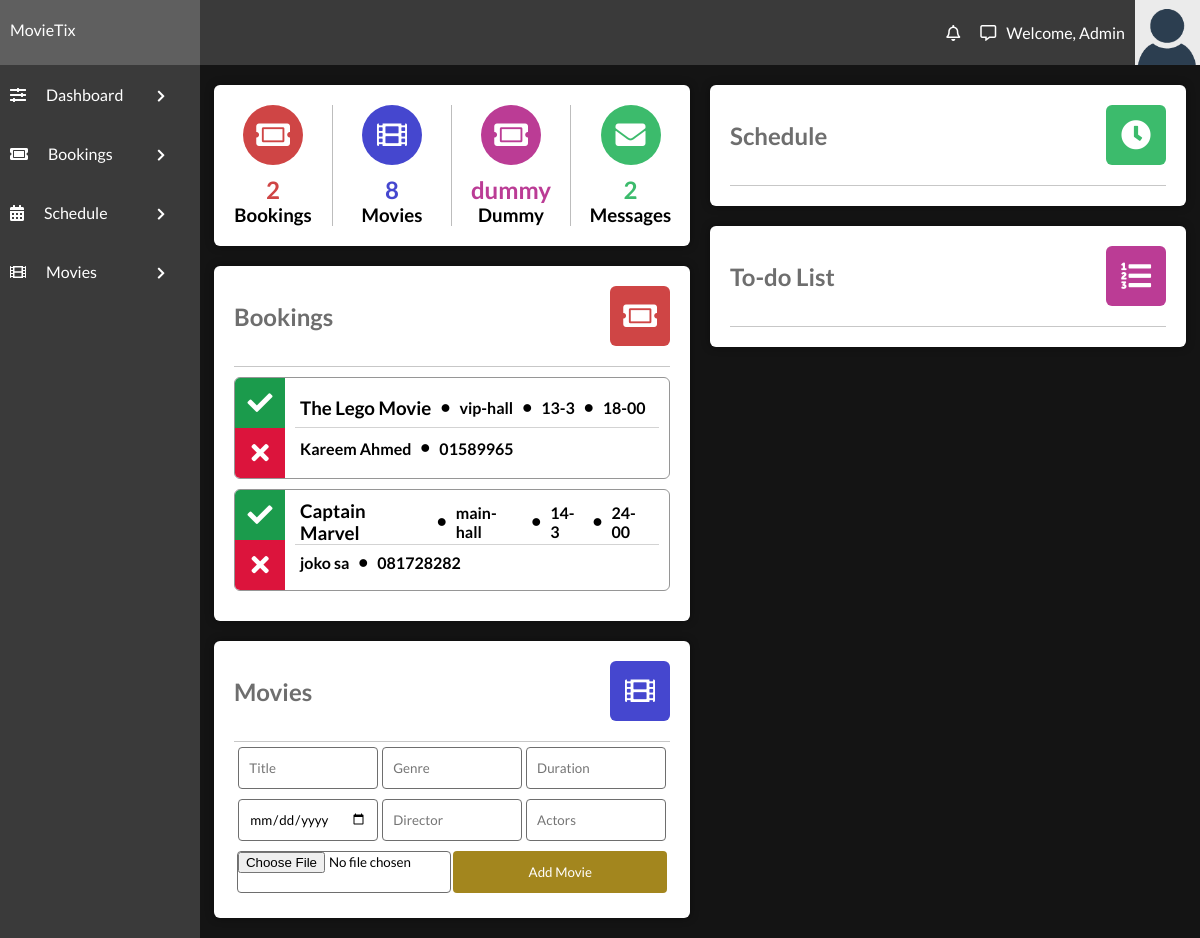
/admin/admin.php, run on the app's committed database.
### tables this page shows
CREATE TABLE `bookingtable` (
  `bookingID` int(11) NOT NULL,
  `movieName` varchar(100) DEFAULT NULL,
  `bookingTheatre` varchar(100) NOT NULL,
  `bookingType` varchar(100) DEFAULT NULL,
  `bookingDate` varchar(50) NOT NULL,
  `bookingTime` varchar(50) NOT NULL,
  `bookingFName` varchar(100) NOT NULL,
  `bookingLName` varchar(100) DEFAULT NULL,
  `bookingPNumber` varchar(12) NOT NULL
);

### admin/admin.php (the view, shortened to what this page needs)
<!DOCTYPE html>
<html lang="en">
<head>
    <link rel="stylesheet" href="../style/styles.css">
    <link rel="stylesheet" href="https://use.fontawesome.com/releases/v5.7.2/css/all.css"
>
</head>
<body>
    <?php
    $link = mysqli_connect("localhost", "root", "", "cinema_db");
    $sql = "SELECT * FROM bookingTable";
    $bookingsNo=mysqli_num_rows(mysqli_query($link, $sql));
    $messagesNo=mysqli_num_rows(mysqli_query($link, "SELECT * FROM feedbackTable"));
    $moviesNo=mysqli_num_rows(mysqli_query($link, "SELECT * FROM movieTable"));
    ?>
    <div class="admin-section-header">
        <div class="admin-logo">
            MovieTix
        </div>
        <div class="admin-login-info">
            <i class="far fa-bell admin-notification-button"></i>
            <i class="far fa-comment-alt"></i>
            <a href="#">Welcome, Admin</a>
            <img class="admin-user-avatar" src="../img/avatar.png" alt="">
        </div>
    </div>
    <div class="admin-container">
        <div class="admin-section admin-section1 ">
            <ul>
                <li><i class="fas fa-sliders-h"></i><a href="admin.php">Dashboard </a><i class="fas admin-dropdown fa-chevron-right"></i></li>
                <li><i class="fas fa-ticket-alt"></i><a href="">Bookings</a> <i class="fas admin-dropdown fa-chevron-right"></i></li>
                <li class="admin-navigation-schedule"><i class="fas fa-calendar-alt"></i>Schedule <i
                        class="fas admin-dropdown fa-chevron-right"></i>
                </li>
                <li><i class="fas fa-film"></i>Movies <i class="fas admin-dropdown fa-chevron-right"></i></li>
            </ul>
        </div>
        <div class="admin-section admin-section2">
            <div class="admin-section-column">
                <div class="admin-section-panel admin-section-stats">
                    <div class="admin-section-stats-panel">
                        <i class="fas fa-ticket-alt" style="background-color: #cf4545"></i>
                        <h2 style="color: #cf4545"><?php echo $bookingsNo ?></h2>
                        <h3>Bookings</h3>
                    </div>
                    <div class="admin-section-stats-panel">
                        <i class="fas fa-film" style="background-color: #4547cf"></i>
                        <h2 style="color: #4547cf"><?php echo $moviesNo ?></h2>
                        <h3>Movies</h3>
                    </div>
                    <div class="admin-section-stats-panel">
                        <i class="fas fa-ticket-alt" style="background-color: #bb3c95"></i>
                        <h2 style="color: #bb3c95">dummy</h2>
                        <h3>Dummy</h3>
                    </div>
                    <div class="admin-section-stats-panel" style="border: none">
                        <i class="fas fa-envelope" style="background-color: #3cbb6c"></i>
                        <h2 style="color: #3cbb6c"><?php echo $messagesNo ?></h2>
                        <h3>Messages</h3>
                    </div>
                </div>
                <div class="admin-section-panel admin-section-panel1">
                    <div class="admin-panel-section-header">
                        <h2>Bookings</h2>
                        <i class="fas fa-ticket-alt" style="background-color: #cf4545"></i>
                    </div>
                    <div class="admin-panel-section-content">
                        <?php
                        if($result = mysqli_query($link, $sql)){
                            if(mysqli_num_rows($result) > 0){
                                while($row = mysqli_fetch_array($result)){
                                    echo "<div class=\"admin-panel-section-booking-item\">\n";
                                    echo "                            <div class=\"admin-panel-section-booking-response\">\n";
                                    echo "                                <i class=\"fas fa-check accept-booking\" title=\"Verify booking\"></i>\n";
                                    echo "                                <a href='deleteBooking.php?id=".$row['bookingID']."'><i class=\"fas fa-times decline-booking\" title=\"Reject booking\"></i></a>\n";
                                    echo "                            </div>\n";
                                    echo "                            <div class=\"admin-panel-section-booking-info\">\n";
                                    echo "                                <div>\n";
                                    echo "                                    <h3>". $row['movieName'] ."</h3>\n";
                                    echo "                                    <i class=\"fas fa-circle \"></i>\n";
                                    echo "                                    <h4>". $row['bookingTheatre'] ."</h4>\n";
                                    echo "                                    <i class=\"fas fa-circle \"></i>\n";
                                    echo "                                    <h4>". $row['bookingDate'] ."</h4>\n";
                                    echo "                                    <i class=\"fas fa-circle \"></i>\n";
                                    echo "                                    <h4>". $row['bookingTime'] ."</h4>\n";
                                    echo "                                </div>\n";
                                    echo "                                <div>\n";
                                    echo "                                    <h4>". $row['bookingFName'] ." ". $row['bookingLName'] ."</h4>\n";
                                    echo "                                    <i class=\"fas fa-circle\"></i>\n";
                                    echo "                                    <h4>". $row['bookingPNumber'] ."</h4>\n";
                                    echo "                                </div>\n";
                                    echo "                            </div>\n";
                                    echo "                        </div>";
                                }
                            } else{
                                echo '<h4 class="no-annot">No Bookings right now</h4>';
                            }
                        } else{
                            echo "ERROR: Could not able to execute $sql. " . mysqli_error($link);
                        }
                        ?>
                    </div>
                </div>
                <div class="admin-section-panel admin-section-panel2">
                    <div class="admin-panel-section-header">
                        <h2>Movies</h2>
                        <i class="fas fa-film" style="background-color: #4547cf"></i>
                    </div>
                    <form action="" method="POST">
                        <input placeholder="Title" type="text" name="movieTitle" required>
                        <input placeholder="Genre" type="text" name="movieGenre" required>
                        <input placeholder="Duration" type="number" name="movieDuration" required>
                        <input placeholder="Release Date" type="date" name="movieRelDate" required>
                        <input placeholder="Director" type="text" name="movieDirector" required>
                        <input placeholder="Actors" type="text" name="movieActors" required>
                        <input type="file" name="movieImg" accept="image/*">
                        <button type="submit" value="submit" name="submit" class="form-btn">Add Movie</button>
                    </form>
                </div>
            </div>
            <div class="admin-section-column">
                <div class="admin-section-panel admin-section-panel4">
                    <div class="admin-panel-section-header">
                        <h2>Schedule</h2>
                        <i class="fas fa-clock" style="background-color: #3cbb6c"></i>
                    </div>
                </div>
                <div class="admin-section-panel admin-section-panel5">
                    <div class="admin-panel-section-header">
                        <h2>To-do List</h2>
                        <i class="fas fa-list-ol" style="background-color: #bb3c95"></i>
                    </div>
                </div>
            </div>
        </div>
    </div>
</body>
</html>

### style/styles.css (style rules this page uses)
* { margin: 0; padding: 0; box-sizing: border-box; font-family: 'Lato', sans-serif; text-decoration: none; color: unset; }
body { background-color: #141414; }
.admin-dropdown { float: right; font-style: normal; margin-left: 3px; font-size: 13px; position: absolute; right: 15px; top: 25px; margin: 0; }
.admin-section-header { color: #FFF; width: 100%; background-color: #3a3a3a; display: grid; grid-template-columns: 1fr 5fr; }
.admin-user-avatar { width: 65px; }
.admin-login-info { display: flex; align-items: center; justify-content: flex-end; }
.admin-login-info i { margin: 0 10px; cursor: pointer; }
.admin-login-info img { margin-left: 10px; }
.admin-logo { padding: 20px 10px; background-color: #5f5f5f; }
.admin-container { display: grid; grid-template-columns: 1fr 5fr; }
.admin-section1 { background-color: #3a3a3a; height: 100%; }
.admin-section1 ul li { width: 100%; padding: 20px 10px; background-color: #3a3a3a; color: #FFF; transition: all 0.3s ease; position: relative; cursor: pointer; }
.admin-section1 ul li i { margin-right: 20px; }
.admin-section2 { display: flex; flex-wrap: wrap; padding: 0 4px; }
.admin-section-column { flex: 50%; max-width: 50%; padding: 0 10px; }
.admin-section-panel { width: 100%; vertical-align: middle; background-color: #FFF; -webkit-border-radius: 6px; -moz-border-radius: 6px; border-radius: 6px; -webkit-box-shadow: 0px 0px 9px 0px rgba(0, 0, 0, 0.40); -moz-box-shadow: 0px 0px 9px 0px rgba(0, 0, 0, 0.40); box-shadow: 0px 0px 9px 0px rgba(0, 0, 0, 0.40); padding: 20px; margin: 20px 0; }
.admin-panel-section-header { display: flex; align-items: center; justify-content: flex-start; padding-bottom: 20px; border-bottom: #c7c7c7 1px solid; }
.admin-panel-section-header>h2 { color: #6e6e6e; }
.admin-panel-section-header>i { text-align: center; font-size: 30px; color: white; height: 60px; width: 60px; border-radius: 10%; line-height: 60px; transition: all 0.5s ease; margin-left: auto; cursor: pointer; }
.admin-section-stats { display: flex; padding: 20px 0; }
.admin-section-stats-panel { flex: 25%; max-width: 25%; text-align: center; border-right: #bdbdbd 1px solid; }
.admin-section-stats-panel>i { font-size: 30px; color: white; height: 60px; width: 60px; border-radius: 50%; line-height: 60px; transition: all 0.5s ease; margin-bottom: 10px; }
.admin-panel-section-booking-item { background-color: none; -webkit-border-radius: 6px; -moz-border-radius: 6px; border-radius: 6px; border: #969696 1px solid; margin: 10px 0; overflow: hidden; display: flex; transition: all 0.6s ease; }
.admin-panel-section-booking-response i { font-size: 25px; height: 50px; width: 50px; color: #FFF; line-height: 50px; text-align: center; display: block; cursor: pointer; }
.admin-panel-section-booking-response .accept-booking { background-color: #1b9b4c; }
.admin-panel-section-booking-response .decline-booking { background-color: #dc143c; }
.admin-panel-section-booking-info { margin: 10px 10px; display: flex; flex: 100%; flex-direction: column; justify-content: center; }
.admin-panel-section-booking-info div:first-child { border-bottom: #d3d3d3 1px solid; }
.admin-panel-section-booking-info>div { height: 100%; display: flex; }
.admin-panel-section-booking-info>div>* { display: inline-block; margin: auto 5px; }
.admin-panel-section-booking-info>div .fa-circle { font-size: 8px; }
.admin-section-panel2 form { display: flex; justify-content: space-evenly; flex-wrap: wrap; align-items: center; }
.admin-section-panel2 form input { border-radius: 4px; border: 1px solid #6e6e6e; padding: 10px; width: 32%; height: 42px; margin: 5px 0; }
.admin-section-panel2 form input[type="file"] { width: 49%; padding: 0; }
.admin-section-panel2 form button { border-radius: 4px; border: none; padding: 10px; width: 49%; text-align: center; background-color: #a3861e; color: #FFF; transition: all 0.7s ease; cursor: pointer; height: 42px; }

### data on the page
bookingtable: movieName "The Lego Movie", bookingTheatre "vip-hall", bookingDate "13-3", bookingTime "18-00", bookingFName "Kareem", bookingLName "Ahmed", bookingPNumber "01589965"
bookingtable: movieName "Captain Marvel", bookingTheatre "main-hall", bookingDate "14-3", bookingTime "24-00", bookingFName "joko", bookingLName "sa", bookingPNumber "081728282"

### other printed values
$bookingsNo "2"
$moviesNo "8"
$messagesNo "2"
